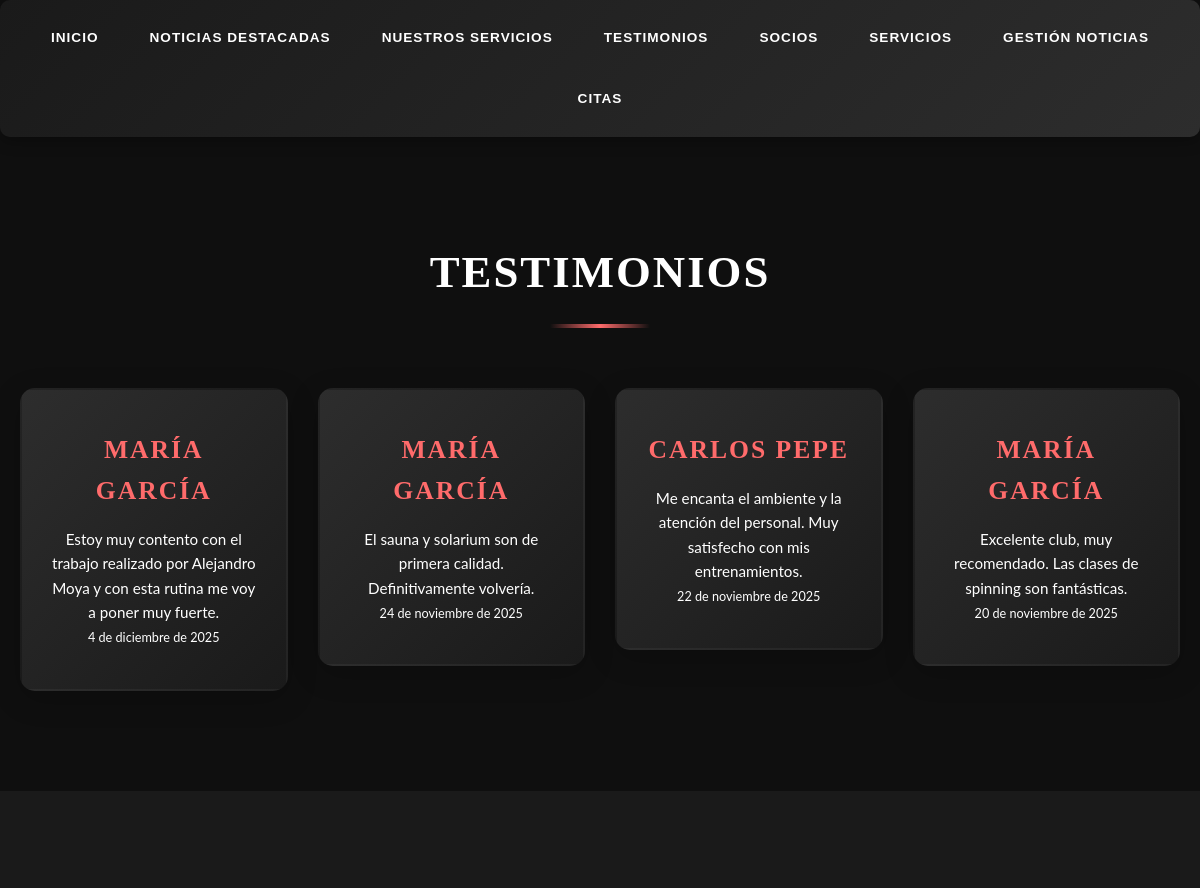
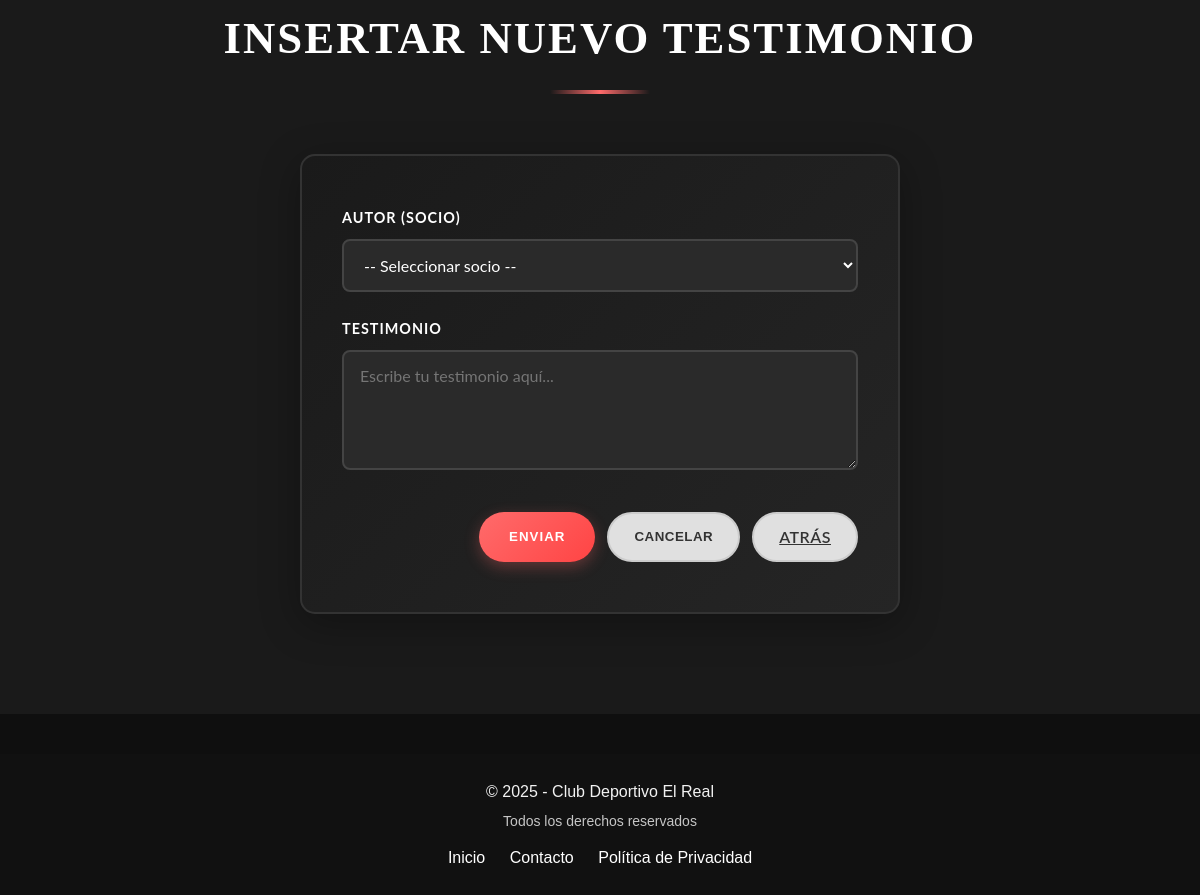
Screenshot of /app/testimonio.php with the database file from the repository (2 pictures, top to bottom).
### tables this page shows
CREATE TABLE IF NOT EXISTS testimonio
(
    id INT AUTO_INCREMENT PRIMARY KEY,
    id_autor INT NOT NULL,
    contenido TEXT NOT NULL,
    fecha TIMESTAMP DEFAULT CURRENT_TIMESTAMP,
    FOREIGN KEY (id_autor) REFERENCES usuarios(id)
        ON DELETE CASCADE
);

CREATE TABLE
IF NOT EXISTS usuarios
(
    id INT AUTO_INCREMENT PRIMARY KEY,
    nombre VARCHAR(100) NOT NULL,
    edad INT,
    clave VARCHAR(255) NOT NULL,
    rol ENUM('socio','administrador') NOT NULL DEFAULT 'socio',
    telefono VARCHAR(20) UNIQUE,
    foto VARCHAR(100),
    fecha_registro TIMESTAMP DEFAULT CURRENT_TIMESTAMP
);

### app/testimonio.php (the view, shortened to what this page needs)
<?php
require_once 'db_config.php';
?>
<!DOCTYPE html>
<html lang="es">
<head>
    <link rel="stylesheet" href="css/styles.css">
</head>
<body>
<?php
include "menu.php";
try {
    $pdo = new PDO("mysql:host=$db_host;dbname=$db_name;charset=utf8mb4", $db_user, $db_password);
    $pdo->setAttribute(PDO::ATTR_ERRMODE, PDO::ERRMODE_EXCEPTION);
} catch (PDOException $e) {
    echo '<p class="error">❌ Error de conexión: ' . htmlspecialchars($e->getMessage()) . '</p>';
    exit;
}
?>
<div class="container2">
    <main>
        <section id="listado-testimonios" class="services-section">
            <div class="container">
                <h2>Testimonios</h2>
<?php
try {
    $sql = "SELECT t.*, u.nombre AS autor
            FROM testimonio t
            JOIN usuarios u ON t.id_autor = u.id
            ORDER BY t.fecha DESC";
    $stmt = $pdo->query($sql);
    if ($stmt && $stmt->rowCount() > 0) {
        echo '<div class="services-list">';
        while ($row = $stmt->fetch(PDO::FETCH_ASSOC)) {
            $fechaObj = new DateTime($row['fecha']);
            $meses = ['enero','febrero','marzo','abril','mayo','junio','julio','agosto','septiembre','octubre','noviembre','diciembre'];
            $mes = $meses[(int)$fechaObj->format('m') - 1];
            $fechaFormato = $fechaObj->format('j') . ' de ' . $mes . ' de ' . $fechaObj->format('Y');
            echo '<article class="service-card">
                    <div class="service-item">
                        <h3>' . htmlspecialchars($row['autor']) . '</h3>
                        <p>' . htmlspecialchars($row['contenido']) . '</p>
                        <p><small>' . htmlspecialchars($fechaFormato) . '</small></p>
                    </div>
                  </article>';
        }
        echo '</div>';
    } else {
        echo '<p>No hay testimonios registrados aún.</p>';
    }
} catch (PDOException $e) {
    echo '<p class="error">❌ Error al obtener testimonios: ' . htmlspecialchars($e->getMessage()) . '</p>';
}
?>
            </div>
        </section>
        <section id="admin-testimonios">
            <div class="container">
                <h2>Insertar Nuevo Testimonio</h2>
                <form action="procesar_testimonio.php" method="post" id="testimonioForm">
                    <div class="formulario">
                        <div class="form-group">
                            <label for="id_autor">Autor (Socio)</label>
                            <select name="id_autor" id="id_autor">
                                <option value="">-- Seleccionar socio --</option>
                            </select>
                        </div>
                        <div class="form-group">
                            <label for="contenido">Testimonio</label>
                            <textarea name="contenido" id="contenido" placeholder="Escribe tu testimonio aquí..."></textarea>
                        </div>
                        <div class="form-actions">
                            <button type="submit" class="button button-primary">Enviar</button>
                            <button type="reset" class="button button-secondary">Cancelar</button>
                            <a href="paginaPrincipal.php" class="button button-secondary">Atrás</a>
                        </div>
                    </div>
                </form>
            </div>
        </section>
    </main>
</div>
<?php
include "footer.php";
?>
</body>
</html>

### app/css/styles.css (style rules this page uses)
* { margin: 0; padding: 0; box-sizing: border-box; }
.container2 { min-height: 100%; display: flex; flex-direction: column; }
html, body { height: 100%; margin: 0; padding: 0; }
body { font-family: 'Lato', sans-serif; line-height: 1.6; background-color: #0f0f0f; color: #e0e0e0; min-height: 100vh; }
main { flex: 1; }
h1, h2, h3 { font-family: 'Playfair Display', serif; color: #ffffff; text-transform: uppercase; letter-spacing: 2px; }
.container { max-width: 1200px; margin: 0 auto; padding: 0 20px; }
section { padding: 100px 0; position: relative; }
section:nth-child(even) { background: #1a1a1a; }
section:nth-child(odd) { background: #0f0f0f; }
.services-section h2, .latest-news-section h2, .appointments-section h2, .contact-section h2, section h2 { text-align: center; font-size: 2.8rem; margin-bottom: 60px; position: relative; padding-bottom: 20px; }
section:nth-child(even) h2 { color: #ffffff; }
.services-section h2::after, .latest-news-section h2::after, section h2::after { content: ''; position: absolute; bottom: 0; left: 50%; transform: translateX(-50%); width: 100px; height: 4px; background: linear-gradient(90deg, transparent 0%, #ff6b6b 50%, transparent 100%); }
.services-list { display: grid; grid-template-columns: repeat(auto-fit, minmax(250px, 1fr)); gap: 30px; align-items: stretch; }
.service-item { display: flex; flex-direction: column; background: linear-gradient(135deg, #2d2d2d 0%, #1a1a1a 100%); border-radius: 15px; padding: 40px 25px; box-shadow: 0 8px 30px rgba(0, 0, 0, 0.2); text-align: center; transition: all 0.4s ease; border: 2px solid transparent; color: #fff; position: relative; overflow: hidden; justify-content: space-between; }
.service-item::before { content: ''; position: absolute; top: 0; left: -100%; width: 100%; height: 100%; background: linear-gradient(90deg, transparent 0%, rgba(255, 107, 107, 0.3) 50%, transparent 100%); transition: left 0.6s ease; z-index: 0; }
.service-item h3 { margin-bottom: 15px; font-size: 1.6rem; color: #ff6b6b; position: relative; z-index: 1; }
.service-item p { position: relative; z-index: 1; font-size: 0.95rem; line-height: 1.6; }
.formulario { background: linear-gradient(135deg, #1a1a1a 0%, #252525 100%); padding: 50px 40px; border-radius: 15px; box-shadow: 0 10px 40px rgba(0, 0, 0, 0.3); max-width: 600px; margin: 0 auto; border: 2px solid #333333; }
.formulario .form-group { margin-bottom: 25px; }
.formulario label { display: block; margin-bottom: 10px; font-weight: 700; color: #ffffff; text-transform: uppercase; font-size: 0.9rem; letter-spacing: 1px; }
.formulario input, .formulario select, .formulario textarea { width: 100%; padding: 14px 16px; border-radius: 8px; border: 2px solid #444444; font-size: 1rem; font-family: 'Lato', sans-serif; transition: all 0.3s ease; background-color: #2a2a2a; color: #ffffff; }
.formulario textarea { resize: vertical; min-height: 120px; }
.form-actions { display: flex; gap: 12px; justify-content: flex-end; margin-top: 35px; }
.button-primary { background: linear-gradient(135deg, #ff6b6b 0%, #ff4444 100%); color: #fff; border: none; padding: 12px 30px; border-radius: 25px; font-weight: 700; text-transform: uppercase; letter-spacing: 1px; cursor: pointer; transition: all 0.3s ease; box-shadow: 0 5px 15px rgba(255, 107, 107, 0.3); }
.button-secondary { background-color: #e0e0e0; color: #333; border: 2px solid #ccc; padding: 10px 25px; border-radius: 25px; font-weight: 600; text-transform: uppercase; letter-spacing: 0.5px; cursor: pointer; transition: all 0.3s ease; }

### rows the page displays
testimonio: id_autor.nombre "MARÍA GARCÍA", contenido "Estoy muy contento con el trabajo realizado por Alejandro Moya y con esta rutina me voy a poner muy fuerte.", fecha "4 de diciembre de 2025"
testimonio: id_autor.nombre "MARÍA GARCÍA", contenido "El sauna y solarium son de primera calidad. Definitivamente volvería.", fecha "24 de noviembre de 2025"
testimonio: id_autor.nombre "CARLOS PEPE", contenido "Me encanta el ambiente y la atención del personal. Muy satisfecho con mis entrenamientos.", fecha "22 de noviembre de 2025"
testimonio: id_autor.nombre "MARÍA GARCÍA", contenido "Excelente club, muy recomendado. Las clases de spinning son fantásticas.", fecha "20 de noviembre de 2025"
